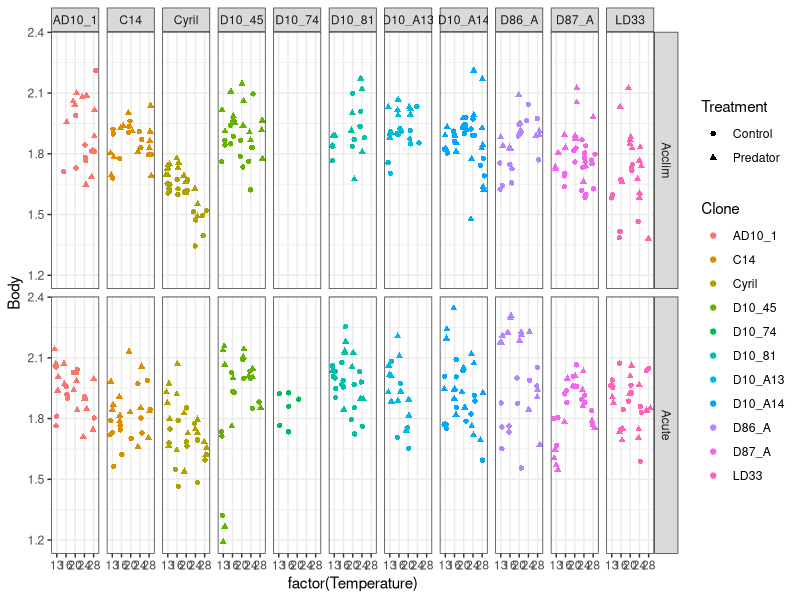
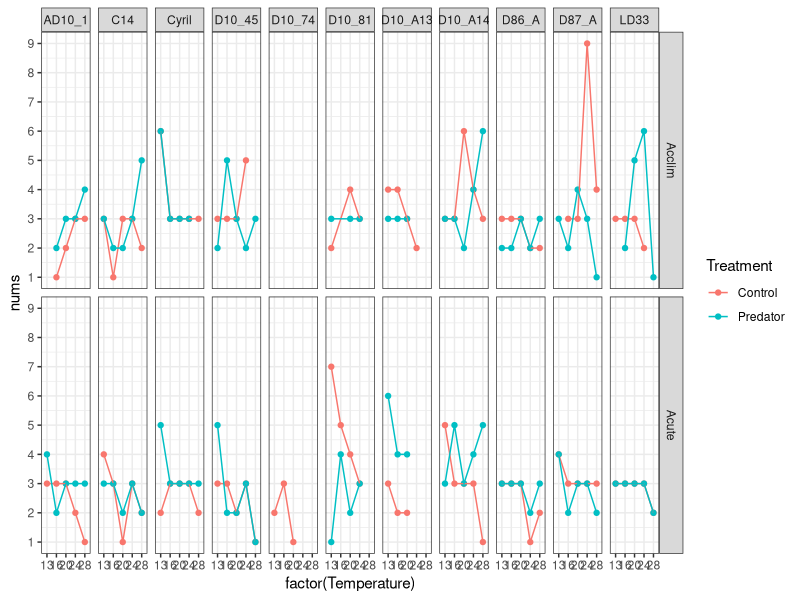

Recreate these plots in R, in order.
# Hebe All Data
rm(list = ls())

library(tidyverse)

# all data
allDat <- read_csv("AllResults_17_07_18.csv")
allDat$Clone
unique(allDat$Stage)

# check your data and levels of the factors
distinct(allDat, Clone)
distinct(allDat, Treatment)
distinct(allDat, Temperature)
distinct(allDat, Experiment)
distinct(allDat, Stage) # problems
distinct(allDat, Mature) # problems

# fix the factor levels
allDat2 <- 
  allDat %>%
  mutate(Experiment = ifelse(Experiment == "Aclim", "Acclim", Experiment)) %>% 
  mutate(Stage = ifelse(Stage == "Mature", "mt", Stage)) %>% 
  mutate(Clone = ifelse(Clone == "LD34"|Clone == "LD35", "LD33", Clone))

# check
distinct(allDat2, Clone)
distinct(allDat2, Stage)

# get the mature data
matDat <- filter(allDat2, Stage == "mt")

# plot it to isolate other issues
ggplot(matDat, aes(x = factor(Temperature), y = Body, 
                   colour = Clone, shape = Treatment))+
  geom_jitter(height = 0, width = 0.25)+
  facet_grid(Experiment ~ Clone)+
  theme_bw()

# consider removing D10_74
# D10_45 has some very low numbers at 13C


# check sample sizes by temp and treatment
# something seems fishy here.
sampSize <- matDat %>% 
  group_by(Experiment, Treatment, Temperature, Clone) %>% 
  #summarise(nums = sum(!is.na(Body)))
  summarise(nums = n())

ggplot(sampSize, aes(x = factor(Temperature), y = nums, 
                     colour = Treatment, group = Treatment))+
  geom_point()+
  geom_line()+
  facet_grid(Experiment ~ Clone)+
  scale_y_continuous(breaks = 1:10)+
  theme_bw()
